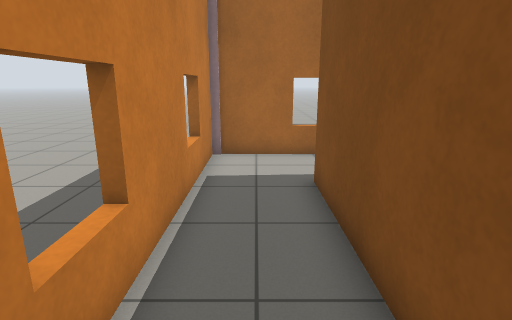
view 1 (above)

20 first-person views from a walk through a Gazebo world. The camera is 1.2 m above the floor, tilts 14° down and sees 80° across. The floor is counted in squares, 0.5 m on a side. Each view is taken from the middle of a square. On the plan, view 1 faces up. The plan holds only what a view shows up to about 18 squares ahead; the rest is blank. Simple patterns stand in for the simulator's built-in surfaces.

view 2
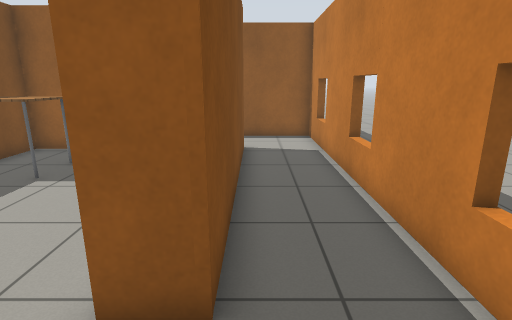

view 3
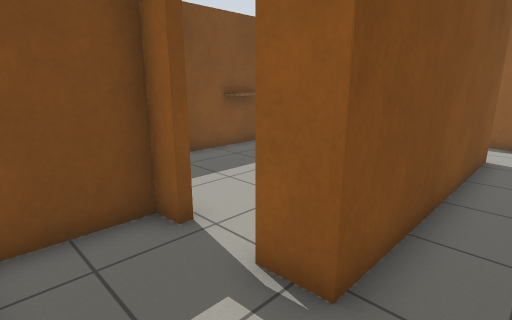

view 4
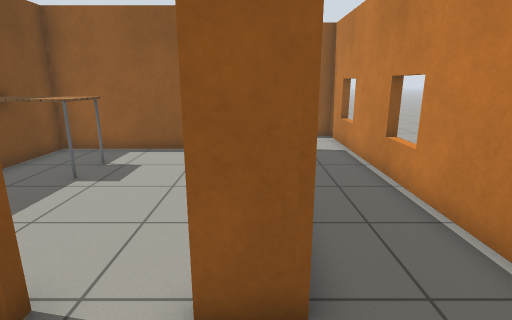

view 5
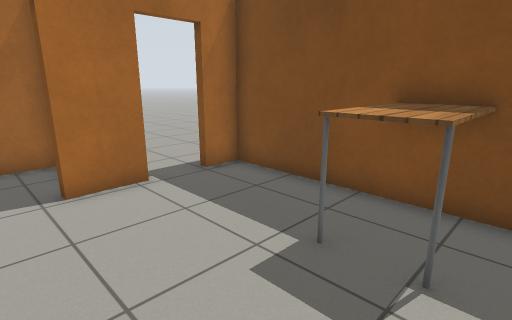

view 6
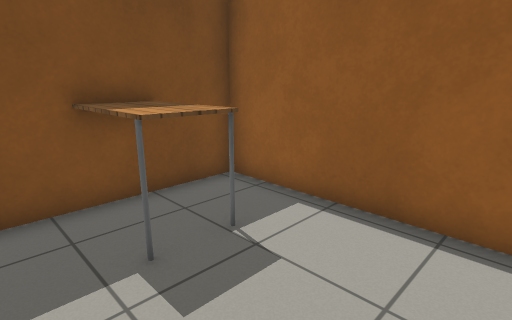

view 7
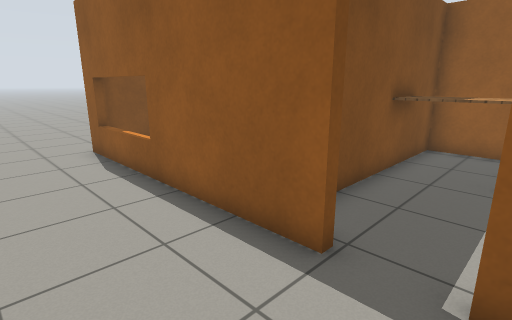

view 8
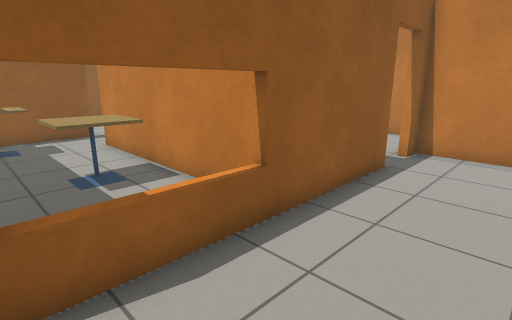

view 9
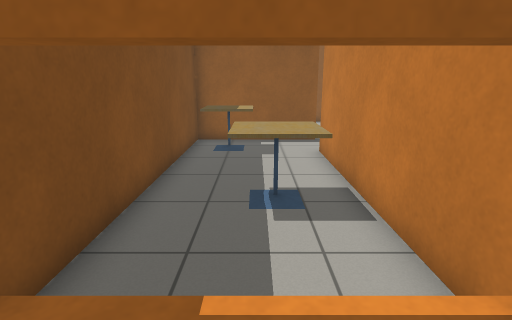

view 10
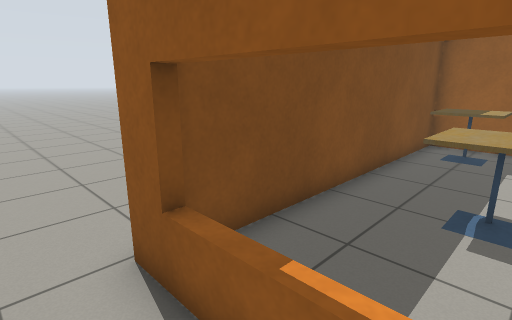

view 11
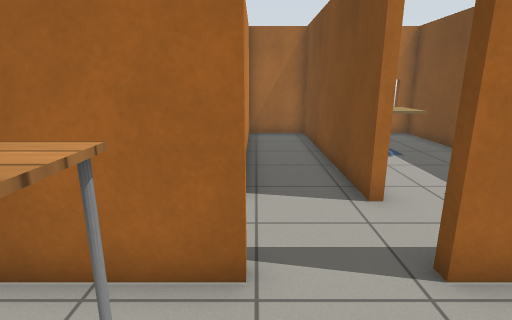

view 12
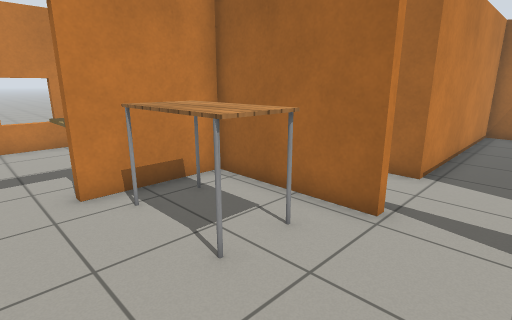

view 13
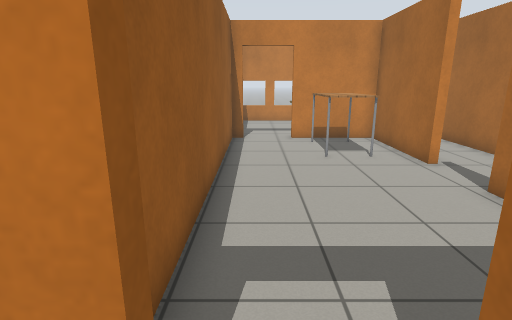

view 14
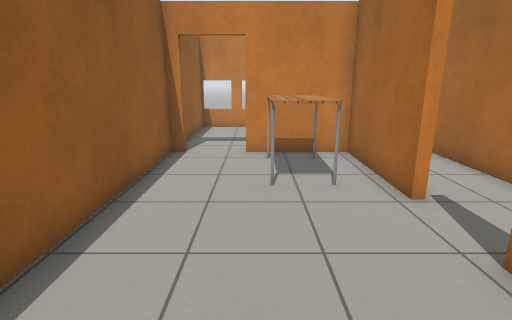

view 15
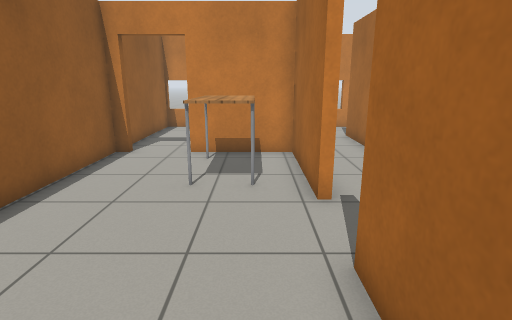

view 16
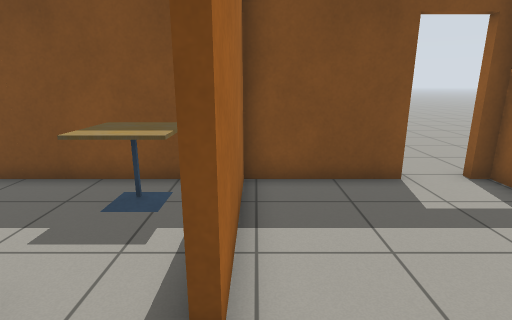

view 17
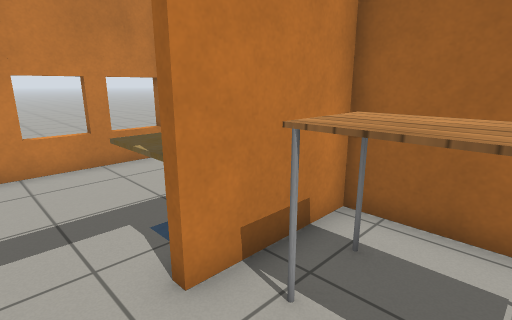

view 18
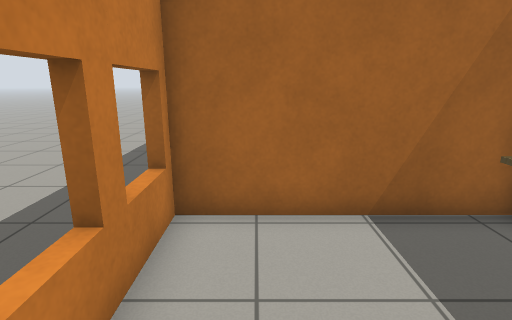

view 19
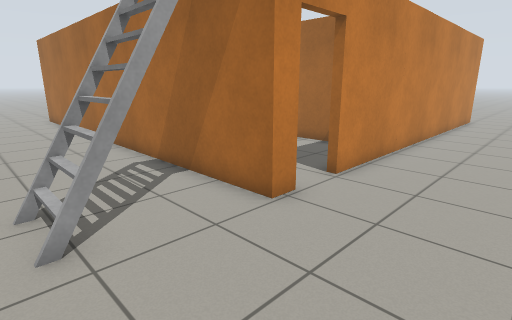

view 20
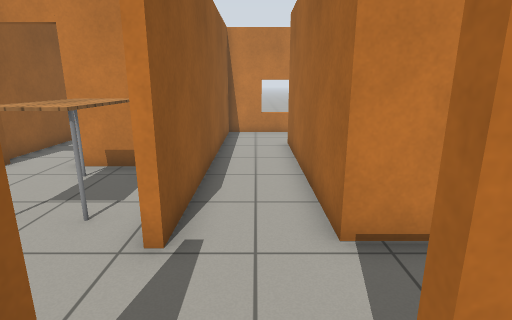

### Floor plan
Ten units are one square. View 1 is at (0, 0); x grows to the right and y downward. Boxes are objects, and circles mark ways between rooms. Rooms are numbered by the first view taken in them; rooms with no view inside come last. Other rooms are left out.
<svg viewBox="-24 -110 219 270">
<path fill="none" stroke="#000" d="M52 -75 52 -99M21 -105 -15 -105 -15 44 99 44M97 -5 97 17 15 17 15 -73 27 -74M51 -104 37 -104M127 20 124 20 124 -5M18 -56 18 -50M63 -72 44 -72M94 -24 94 -72 81 -72M31 14 94 14 94 -6M179 105 179 114 0 114M179 -65 179 88M170 -72 170 -76M81 -75 179 -75M55 -103 55 -75 63 -75M100 47 52 47 52 84M176 88 176 47 122 47M52 111 176 111M49 47 -15 47 -15 111M-19 111 44 111M127 -67 127 20M122 44 176 44 176 -72 170 -72M124 -5 124 -72 97 -72 97 -24"/>
<rect x="65" y="-25" width="30" height="20" fill="#bbb"><title>table</title></rect>
<rect x="155" y="125" width="20" height="30" fill="#bbb"><title>ladder</title></rect>
<rect x="55" y="55" width="40" height="20" fill="#bbb"><title>table</title></rect>
<rect x="25" y="65" width="20" height="20" fill="#bbb"><title>cafe table</title></rect>
<rect x="135" y="-35" width="20" height="20" fill="#bbb"><title>cafe table</title></rect>
<rect x="145" y="15" width="30" height="20" fill="#bbb"><title>cafe table</title></rect>
<circle cx="35" cy="-70" r="3" fill="#2a7"/>
<circle cx="110" cy="40" r="3" fill="#2a7"/>
<circle cx="120" cy="25" r="3" fill="#2a7"/>
<circle cx="105" cy="5" r="3" fill="#2a7"/>
<circle cx="75" cy="-70" r="3" fill="#2a7"/>
<circle cx="180" cy="95" r="3" fill="#2a7"/>
<circle cx="50" cy="95" r="3" fill="#2a7"/>
<text x="10" y="-20">1</text>
<text x="50" y="-30">2</text>
<text x="190" y="50">3</text>
<text x="110" y="70">4</text>
<text x="10" y="70">5</text>
<text x="150" y="-20">6</text>
<text x="100" y="-30">7</text>
</svg>
Room 1 opens to room 2. Room 1 opens to room 4. Room 1 opens to room 6. Room 1 opens to room 7. Room 2 opens to room 3. Room 3 opens to room 4. Room 4 opens to room 5.

Where each view was taken, in squares from view 1:
view 1: 0 up, 0 right, facing up
view 2: 10 up, 1 right, facing down
view 3: 10 up, 0 right, facing down-right
view 4: 10 up, 2 right, facing down
view 5: 0 up, 3 right, facing up-right
view 6: 4 up, 3 right, facing down-right
view 7: 11 up, 6 right, facing down-right
view 8: 11 up, 17 right, facing down-left
view 9: 9 up, 15 right, facing down
view 10: 9 up, 14 right, facing down-right
view 11: 8 down, 10 right, facing up
view 12: 10 down, 12 right, facing up-left
view 13: 10 down, 19 right, facing left
view 14: 8 down, 16 right, facing left
view 15: 6 down, 16 right, facing left
view 16: 5 down, 10 right, facing right
view 17: 10 down, 8 right, facing up-left
view 18: 10 down, 0 right, facing up
view 19: 16 down, 22 right, facing up-left
view 20: 3 down, 14 right, facing left
